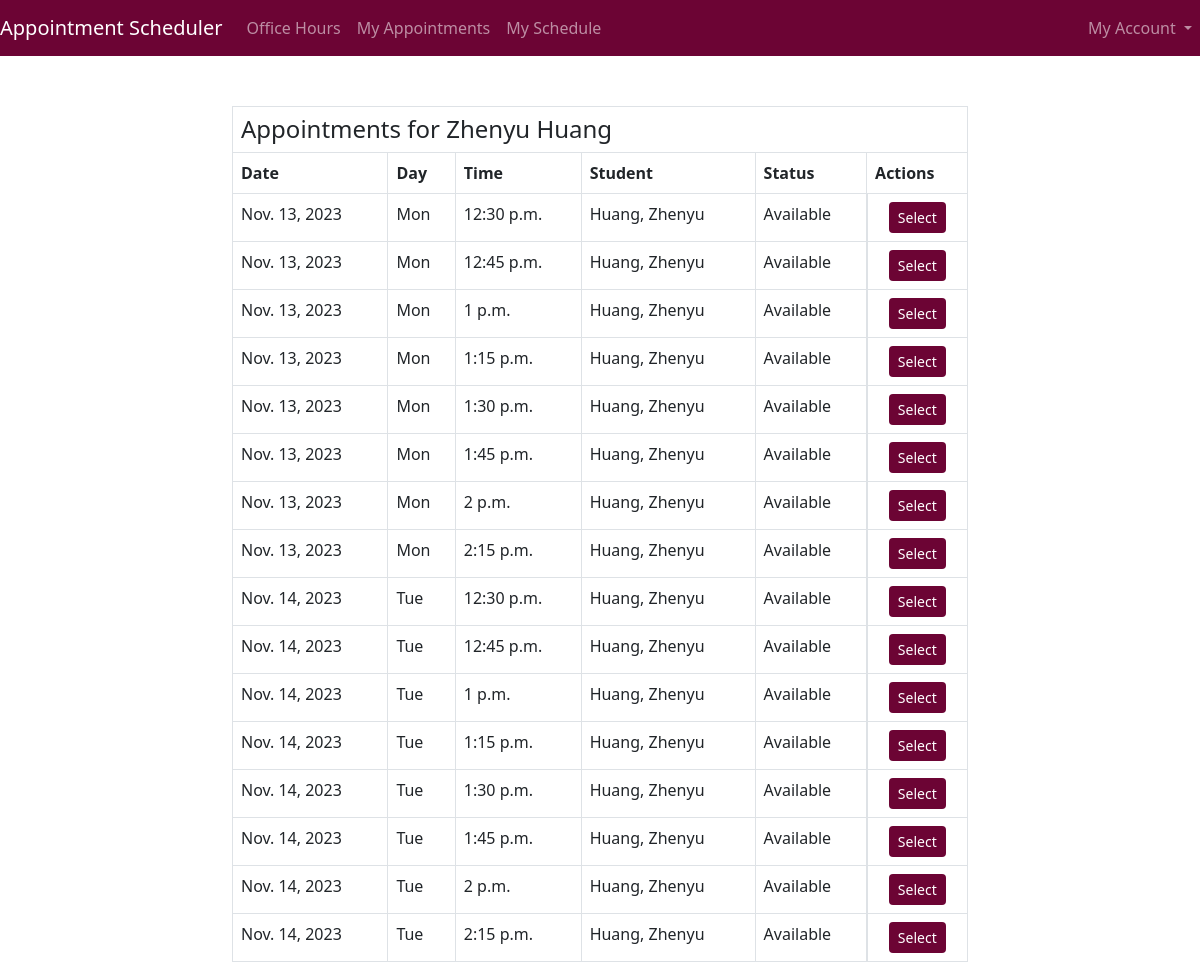
/viewappointments/huang1z/ (signed in), run on an earlier commit of the app's database.
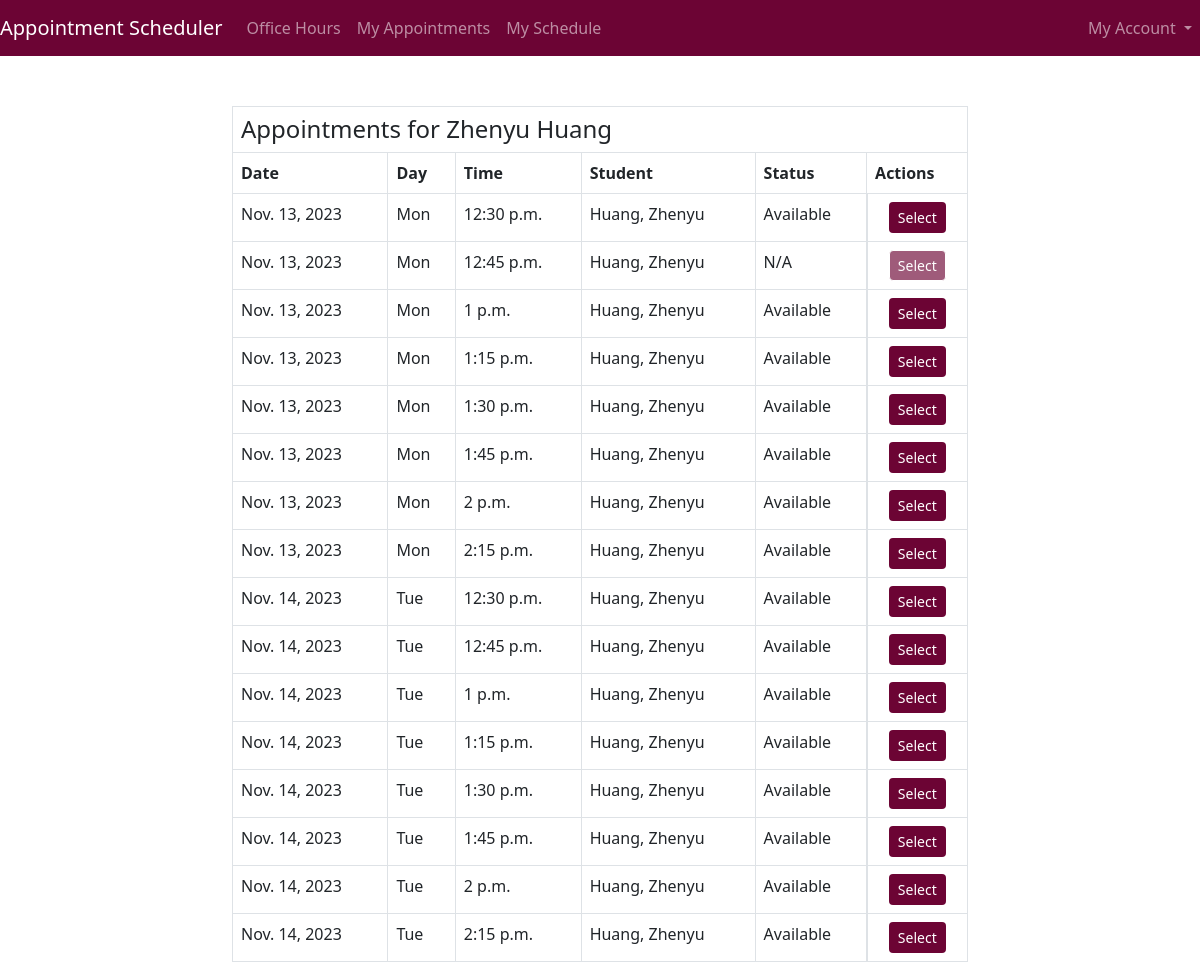
And on a later commit of the database.
### Professor/models.py (models this page shows, shortened)
class Appointment(models.Model):
    AppointmentId=models.UUIDField(default=uuid.uuid4,unique=True,primary_key=True,blank=False,null=False,editable=False)
    Professor=models.ForeignKey(Professor,blank=True,null=True,on_delete=models.CASCADE)
    Date=models.DateField()
    Day=models.CharField(max_length=10,null=True)
    Time=models.TimeField()
    Student=models.ForeignKey(Student,blank=True,null=True,on_delete=models.SET_NULL)
    Confirmed=models.BooleanField()
    created_on = models.DateTimeField(default=timezone.now)
    created_by = models.CharField(max_length=100, blank=True, null=True)
    updated_on = models.DateTimeField(auto_now=True)
    updated_by = models.CharField(max_length=100, blank=True, null=True)
    class Meta:
        verbose_name_plural="Appointments"
        ordering = ['Date','Time','Professor','Day']

class Professor(models.Model):
    user=models.OneToOneField(User,on_delete=models.CASCADE,primary_key=True)
    First_Name=models.CharField(max_length=100,null=True,blank=True)
    Last_Name=models.CharField(max_length=100,null=True,blank=True)
    Department_id=models.ForeignKey(Department,on_delete=models.SET_NULL,null=True,blank=True)
    Phone=models.BigIntegerField(null=True,blank=True)
    Email=models.EmailField(max_length=100,null=True,blank=False)
    Office=models.CharField(max_length=1000,null=True,blank=True)
    created_on = models.DateTimeField(default=timezone.now)
    created_by = models.CharField(max_length=100, blank=True, null=True)
    updated_on = models.DateTimeField(auto_now=True)
    updated_by = models.CharField(max_length=100, blank=True, null=True)
    class Meta:
        verbose_name_plural='Professors'
        ordering=['Last_Name']
    def __str__(self):
        return f'{self.Last_Name}, {self.First_Name}'

### Student/views.py (the view)
# urls.py: path('viewappointments/<str:pk>/',views.ViewAppointments,name='viewappointments'),
@login_required(login_url='login')
def ViewAppointments(request,pk):
    user=User.objects.get(username=pk)
    professor=Professor.objects.get(user=user)
    appointments=Appointment.objects.filter(Professor=professor)
    context={'appointments':appointments,'professor':professor}
    return render(request,'students/viewappointments.html',context)

### Professor/context_processors.py (called while the page is built)
def user_role(request):
    is_student = False
    is_professor = False
    if request.user.is_authenticated:
        user = request.user
        if Student.objects.filter(user=user).exists():
            is_student=True
        else:
            is_professor = True
    return {
        'is_student': is_student,
        'is_professor': is_professor,
    }

### templates/students/viewappointments.html
{% extends 'main.html' %}
{% block content %}
<div class="container">
  <div class="row justify-content-center" style="margin-top: 50px;">
    <div class="col-md-8">
      <div class="card-body">
        <table class="table table-bordered table-hover">
          <thead>
            <tr>
              <th colspan="6" style="text-align: left;">
                <h2 style="font-size: 24px; margin: 0; display: inline;">Appointments for {{professor.First_Name}} {{professor.Last_Name}}</h2>
              </th>
            </tr>
            <tr>
                <th scope="col">Date</th>
                <th scope="col">Day</th>
                <th scope="col">Time</th>
                <th scope="col">Student</th>
                <th scope="col">Status</th>
                <th scope="col">Actions</th>
              </tr>
          </thead>
          <tbody>
            {% for appointment in appointments %}
            <tr>
                <td>{{ appointment.Date }}</td>
                <td>{{ appointment.Day }}</td>
                <td>{{ appointment.Time }}</td>
                <td>{{ appointment.Professor }}</td>
                <td>
                  {% if appointment.Confirmed %}
                      N/A
                  {% else %}
                      Available
                  {% endif %}
              </td>
                <td class="d-flex justify-content-center">
                    {% if appointment.Confirmed %}
                        <a href="">
                            <button class="btn btn-sm" style="background-color: #6c0434; color: white;" disabled>Select</button>
                        </a>
                    {% else %}
                        <a href="">
                            <button class="btn btn-sm" style="background-color: #6c0434; color: white;">Select</button>
                        </a>
                    {% endif %}
                </td>
            </tr>
            {% endfor %}
        </tbody>
        </table>
      </div>
    </div>
  </div>
</div>
{% endblock content %}

What changed in the data, as far as the page shows it:
changed Appointment (number 2 of 16 on the later page): Confirmed "Available" → "N/A"
